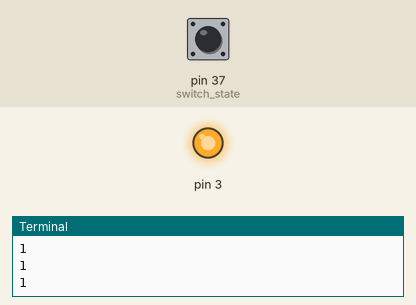
Simulated run of this program. Board: Raspberry Pi (header pin numbers). On the bench: output pins drawn as LEDs (lit = HIGH), the last lines printed to the terminal. Inputs (shaded band) come from the test bench; at power-on: pin 37 (switch_state) HIGH.

Above: at 1.2 s.
1.3 s: pin 37 (switch_state) pulled LOW for 0.6 s
At 1.9 s:
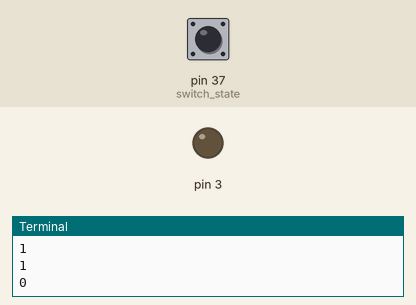
3.5 s: pin 37 (switch_state) pulled LOW for 3.2 s
At 7.4 s:
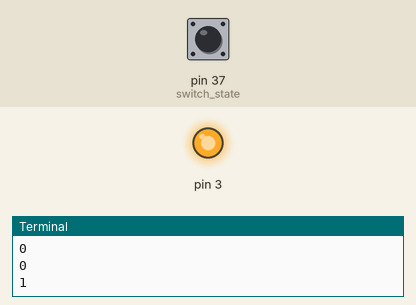
Timing chart, 0 to 8.9 s (numbered marks = the images above; inputs shaded):
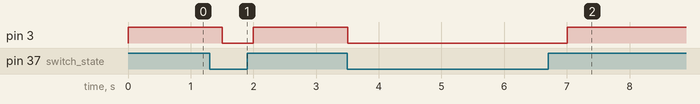

The program:

gpio_led_control.py
```python
''' IoT Greenhouse - LED Control Example
    GPIO LED Control code for Connecting the Raspberry Pi workshop

    Keith E. Kelly
    K2 Creatives, LLC
    9/15/19
'''
from time import sleep
import RPi.GPIO as GPIO

print("IoT Greenhouse - Introduction to GPIO.")
print("Control LED with switch")
print()

# Use board pin numbers
GPIO.setmode(GPIO.BOARD)
# Set pin 37 as switch input
GPIO.setup(37, GPIO.IN)
# Set pin 3 as LED output
GPIO.setup(3, GPIO.OUT)

while True:
    switch_state = GPIO.input(37)  #get switch state
    print(switch_state)
    if switch_state == False:
        GPIO.output(3, False)   #Switch is on, turn LED on
    else:
        GPIO.output(3, True)    #Switch is off, turn LED off
    sleep(.5)
```

Measured:
- after the input at 1.3 s, pin 3: HIGH → LOW after 0.20 s, → HIGH 0.50 s later
- after the input at 3.5 s, pin 3: HIGH → LOW at once, → HIGH 3.5 s later
